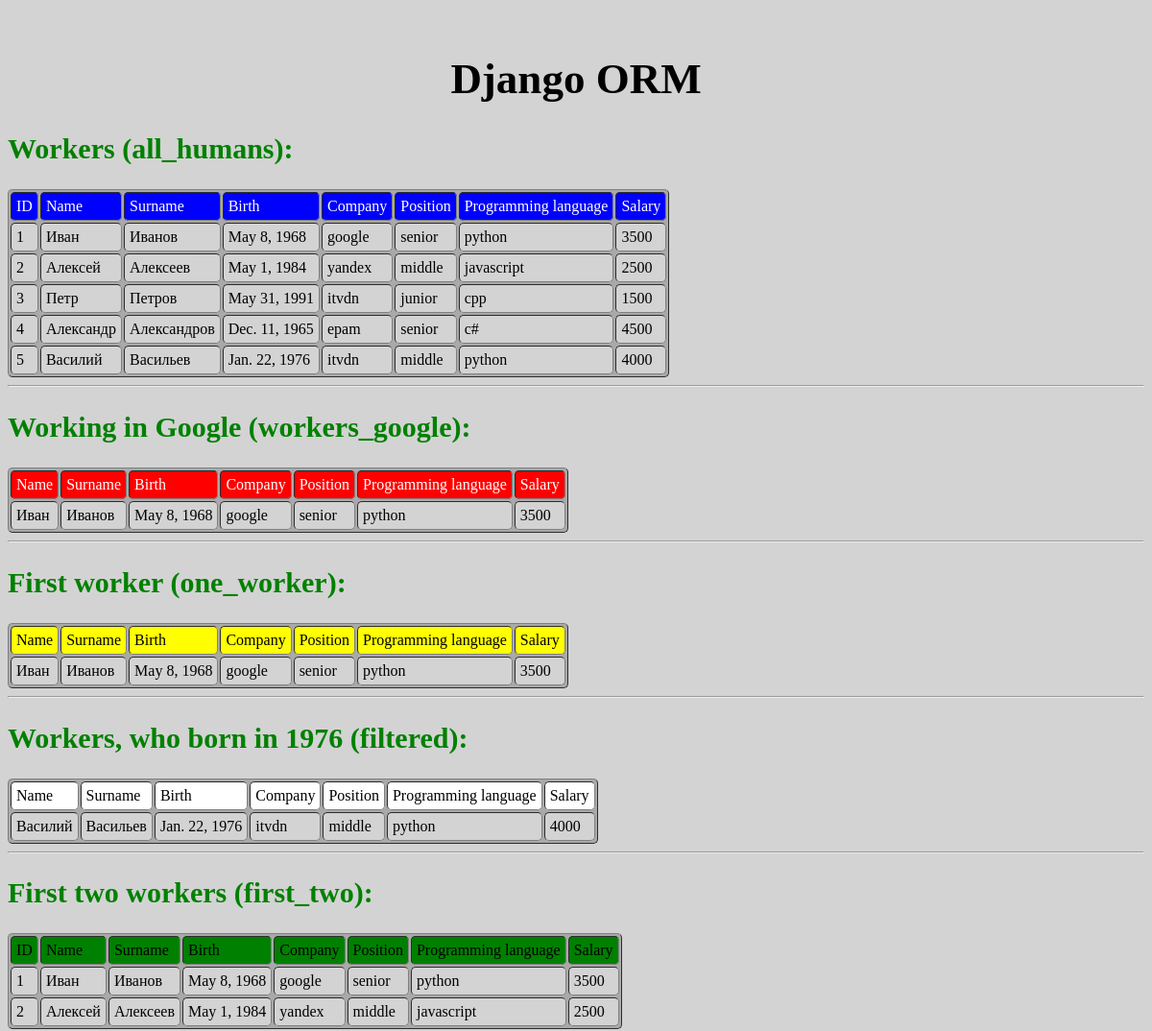
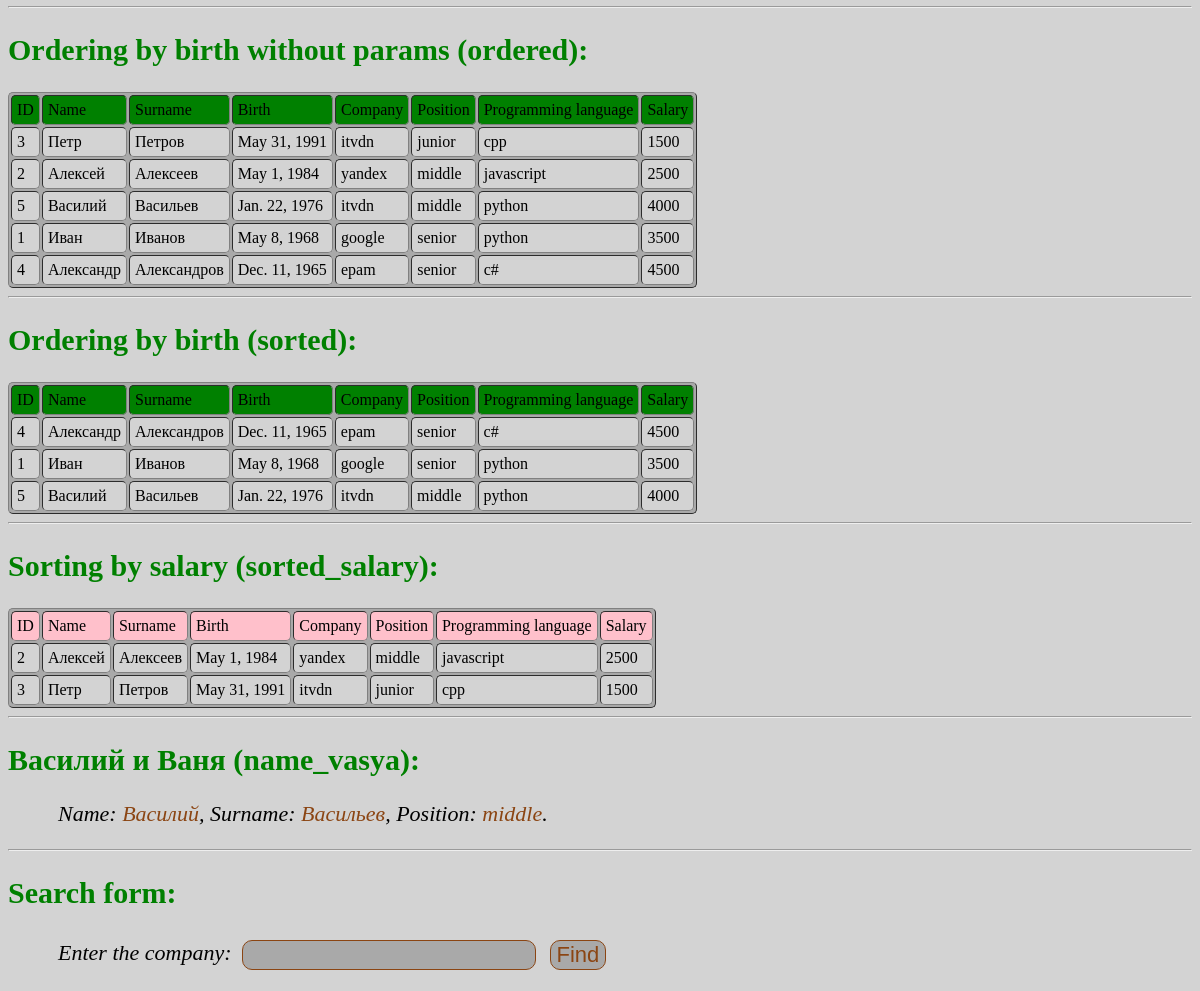
/lesson-sixth/, run on an earlier commit of the app's database (2 pictures, top to bottom).
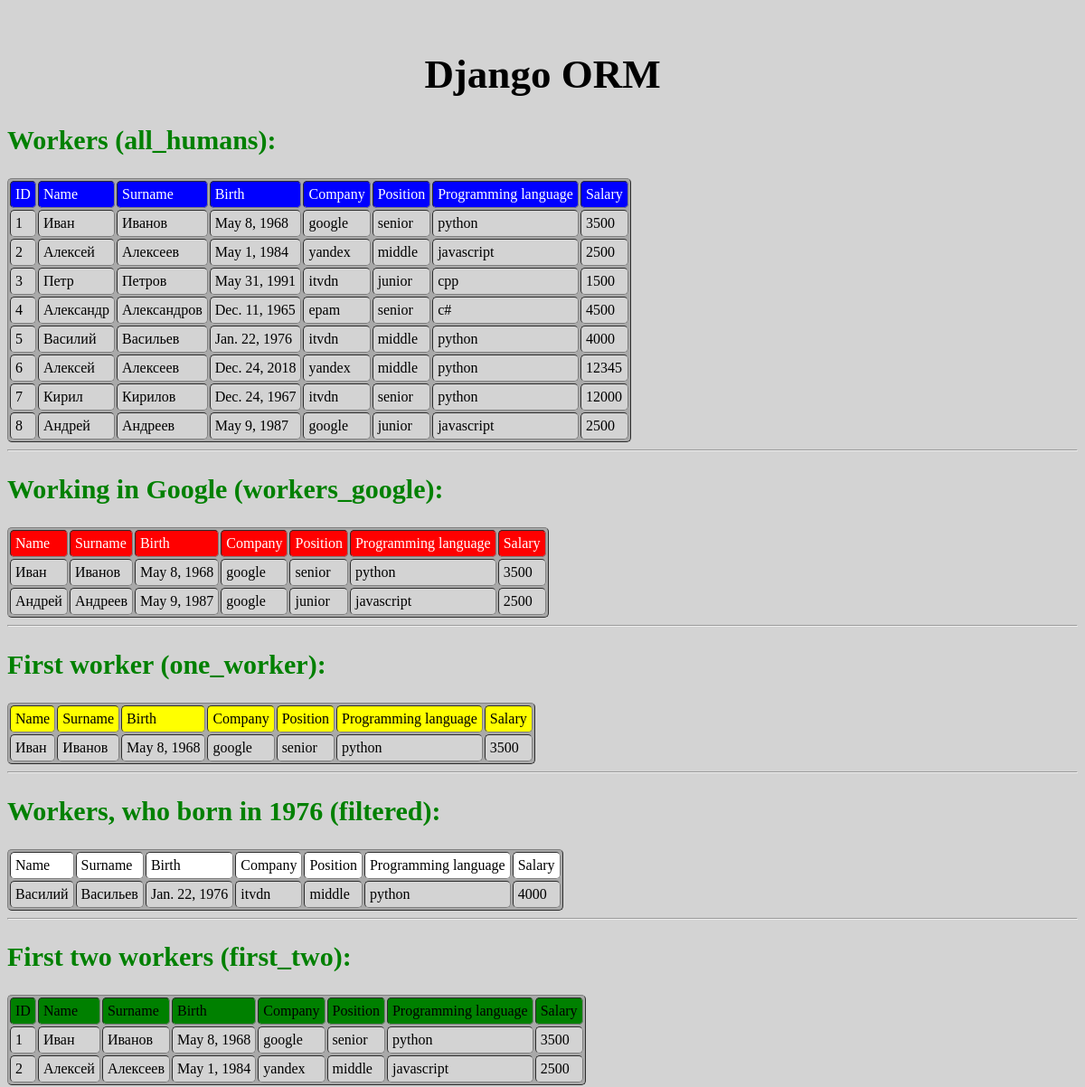
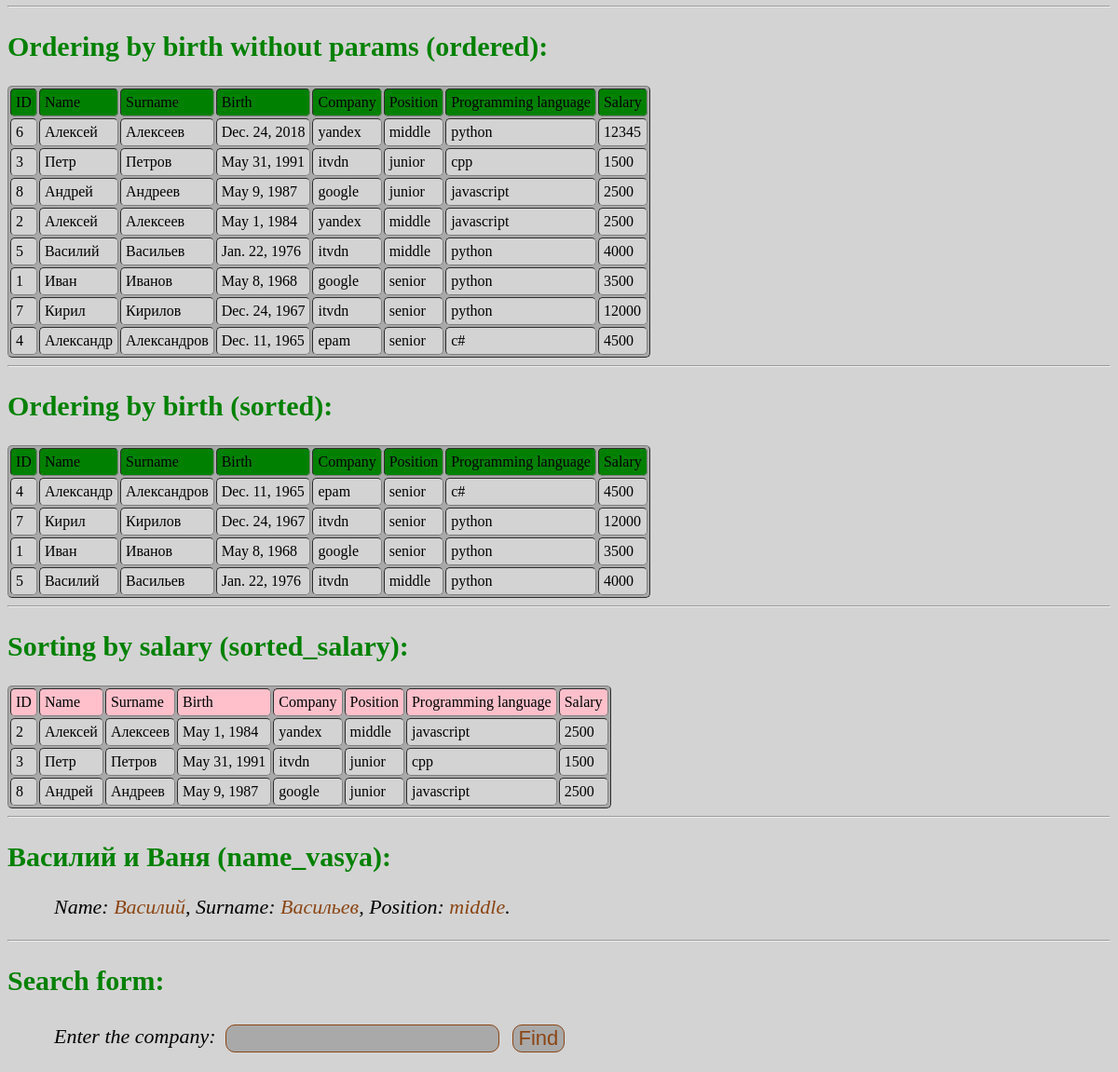
And on a later commit of the database (2 pictures, top to bottom).
### lesson_sixth_ORM/models.py (models this page shows, shortened)
class Human(models.Model):
    CHOICE_COMPANY  = (
        ('google', 'Google'),
        ('yandex', 'Yandex'),
        ('itvdn', 'Itvdn'),
        ('epam', 'Epam'),
    )
    POSITION_CHOICES = (
        ('senior', 'Senior'),
        ('middle', 'Middle'),
        ('junior', 'Junior'),
    )
    LANGUAGE_CHOICES = (
        ('python', 'Python'),
        ('javascript', 'Javascript'),
        ('c#', 'C#'),
        ('cpp', 'C++'),
    )
    name = models.CharField(max_length=50, verbose_name="Имя")
    surname = models.CharField(max_length=50, verbose_name="Фамилия")
    birth = models.DateField(auto_now_add=False, auto_now=False)
    company = models.CharField(max_length = 150, choices=CHOICE_COMPANY)
    position = models.CharField(max_length=15, choices=POSITION_CHOICES)
    language = models.CharField(max_length=10, choices= LANGUAGE_CHOICES, default='python')
    salary = models.IntegerField()

### lesson_sixth_ORM/views.py (the view, shortened to what this page needs)
# urls.py: path("", List.as_view(), name='list-view'),        # http://localhost:8000/lesson-sixth/
class List(TemplateView):
    template_name = 'lesson_sixth_ORM/index.html'
    def get(self, request):
        all_humans = Human.objects.all() # Все сотрудники
        the_first_two = Human.objects.all()[:2]
        workers_google  = Human.objects.filter(company='google')
        filtered = Human.objects.filter(birth__year=1976) # сотрудники 1976 года рождения
        one_worker  = Human.objects.all()[0]
        ordered = Human.objects.all().order_by('-birth')
        sorted = Human.objects.filter(birth__year__lte=1980).order_by('birth')
        sorted_salary  = Human.objects.filter(salary__gte=1000, salary__lte=3000)
        name_vasya  = Human.objects.all().filter(name__contains='В')
        ctx = {
            'all_humans': all_humans,
            'workers_google': workers_google,
            'one_worker': one_worker,
            'filtered': filtered,
            'first_two': the_first_two,
            'ordered': ordered,
            'sorted': sorted,
            'sorted_salary': sorted_salary,
            'name_vasya' : name_vasya
        }
        return render(request , self.template_name , ctx)

### lesson_sixth_ORM/templates/lesson_sixth_ORM/index.html (shortened to what this page needs)
﻿<!DOCTYPE html>
<html lang="en">
<head>
</head>
<body>
    <h1>Django ORM</h1>
    {% block content %}
        <h2>Workers (all_humans):</h2>
        <table border='1' cellpadding="5">
            <tr style='background:blue; color:white;'>
                <td>ID</td>
                <td>Name</td>
                <td>Surname</td>
                <td>Birth</td>
                <td>Company</td>
                <td>Position</td>
                <td>Programming language</td>
                <td>Salary</td>
               </tr>
            {% for human in all_humans %}
            <tr style="background-color:lightgrey">
                <td>{{human.id}}</td>
                <td>{{human.name}}</td>
                <td>{{human.surname}}</td>
                <td>{{human.birth}}</td>
                <td>{{human.company}}</td>
                <td>{{human.position}}</td>
                <td>{{human.language}}</td>
                <td>{{human.salary}}</td>
            </tr>
            {% endfor %}
        </table>
        <hr />
        <h2>Working in Google (workers_google):</h2>
        <table border='1' cellpadding="5">
            <tr style='background:red; color:white;'>
                <td>Name</td>
                <td>Surname</td>
                <td>Birth</td>
                <td>Company</td>
                <td>Position</td>
                <td>Programming language</td>
                <td>Salary</td>
               </tr>
            {% for human in workers_google %}
            <tr style="background-color:lightgrey">
                <td>{{human.name}}</td>
                <td>{{human.surname}}</td>
                <td>{{human.birth}}</td>
                <td>{{human.company}}</td>
                <td>{{human.position}}</td>
                <td>{{human.language}}</td>
                <td>{{human.salary}}</td>
            </tr>
            {% endfor %}
        </table>
        <hr />
        <h2>First worker (one_worker):</h2>
        <table border='1' cellpadding="5">
            <tr style='background:yellow; color:black;'>
                <td>Name</td>
                <td>Surname</td>
                <td>Birth</td>
                <td>Company</td>
                <td>Position</td>
                <td>Programming language</td>
                <td>Salary</td>
               </tr>
            <tr style="background-color:lightgrey">
                <td>{{one_worker.name}}</td>
                <td>{{one_worker.surname}}</td>
                <td>{{one_worker.birth}}</td>
                <td>{{one_worker.company}}</td>
                <td>{{one_worker.position}}</td>
                <td>{{one_worker.language}}</td>
                <td>{{one_worker.salary}}</td>
            </tr>
        </table>
        <hr />
        <h2>Workers, who born in 1976 (filtered):</h2>
        <table border='1' cellpadding="5">
            <tr style='background:white; color:black;'>
                <td>Name</td>
                <td>Surname</td>
                <td>Birth</td>
                <td>Company</td>
                <td>Position</td>
                <td>Programming language</td>
                <td>Salary</td>
               </tr>
        {% for elem in filtered %}
            <tr style="background-color:lightgrey">
                <td>{{elem.name}}</td>
                <td>{{elem.surname}}</td>
                <td>{{elem.birth}}</td>
                <td>{{elem.company}}</td>
                <td>{{elem.position}}</td>
                <td>{{elem.language}}</td>
                <td>{{elem.salary}}</td>
            </tr>
        {% endfor %}
        </table>
        <hr />
        <h2>First two workers (first_two):</h2>
        <table border='1' cellpadding="5">
            <tr style='background:green; color:black;'>
                <td>ID</td>
                <td>Name</td>
                <td>Surname</td>
                <td>Birth</td>
                <td>Company</td>
                <td>Position</td>
                <td>Programming language</td>
                <td>Salary</td>
               </tr>
        {% for elem in first_two %}
            <tr style="background-color:lightgrey">
                <td>{{elem.id}}</td>
                <td>{{elem.name}}</td>
                <td>{{elem.surname}}</td>
                <td>{{elem.birth}}</td>
                <td>{{elem.company}}</td>
                <td>{{elem.position}}</td>
                <td>{{elem.language}}</td>
                <td>{{elem.salary}}</td>
            </tr>
        {% endfor %}
        </table>
        <hr />
        <h2>Ordering by birth without params (ordered):</h2>
        <table border='1' cellpadding="5">
            <tr style='background:green; color:black;'>
                <td>ID</td>
                <td>Name</td>
                <td>Surname</td>
                <td>Birth</td>
                <td>Company</td>
                <td>Position</td>
                <td>Programming language</td>
                <td>Salary</td>
               </tr>
        {% for elem in ordered %}
            <tr style="background-color:lightgrey">
                <td>{{elem.id}}</td>
                <td>{{elem.name}}</td>
                <td>{{elem.surname}}</td>
                <td>{{elem.birth}}</td>
                <td>{{elem.company}}</td>
                <td>{{elem.position}}</td>
                <td>{{elem.language}}</td>
                <td>{{elem.salary}}</td>
            </tr>
        {% endfor %}
        </table>
        <hr />
        <h2>Ordering by birth (sorted):</h2>
        <table border='1' cellpadding="5">
            <tr style='background:green; color:black;'>
                <td>ID</td>
                <td>Name</td>
                <td>Surname</td>
                <td>Birth</td>
                <td>Company</td>
                <td>Position</td>
                <td>Programming language</td>
                <td>Salary</td>
               </tr>
        {% for elem in sorted %}
            <tr style="background-color:lightgrey">
                <td>{{elem.id}}</td>
                <td>{{elem.name}}</td>
                <td>{{elem.surname}}</td>
                <td>{{elem.birth}}</td>
                <td>{{elem.company}}</td>
                <td>{{elem.position}}</td>
                <td>{{elem.language}}</td>
                <td>{{elem.salary}}</td>
            </tr>
        {% endfor %}
        </table>
        <hr />
        <h2>Sorting by salary (sorted_salary):</h2>
        <table border='1' cellpadding="5">
            <tr style='background:pink; color:black;'>
                <td>ID</td>
                <td>Name</td>
                <td>Surname</td>
                <td>Birth</td>
                <td>Company</td>
                <td>Position</td>
                <td>Programming language</td>
                <td>Salary</td>
               </tr>
        {% for elem in sorted_salary %}
            <tr style="background-color:lightgrey">
                <td>{{elem.id}}</td>
                <td>{{elem.name}}</td>
                <td>{{elem.surname}}</td>
                <td>{{elem.birth}}</td>
                <td>{{elem.company}}</td>
                <td>{{elem.position}}</td>
                <td>{{elem.language}}</td>
                <td>{{elem.salary}}</td>
            </tr>
        {% endfor %}
        </table>
        <hr />
        <h2>Василий и Ваня (name_vasya):</h2>
        {% for elem in name_vasya%}
            <p>Name: <span>{{elem.name}}</span>, Surname: <span>{{elem.surname}}</span>, Position: <span>{{elem.position}}</span>.</p>
        {% endfor %}
        <hr>
        <h2>Search form:</h2>
        <form action="" method='post'>
            <label>Enter the company:</label>
            <input name='search' type="text">
            <button type="submit">Find</button>
        </form>
    {% endblock %}
</body>
</html>

### lesson_sixth_ORM/templates/lesson_sixth_ORM/index.html (style rules this page uses)
body { background-color:lightgray; }
h1 { font-size:45px; text-align:center; }
h2 { font-size:30px; color:green; }
input, button { border:1px solid saddlebrown; border-radius:10px; background-color:darkgrey; font-size:22px; color:saddlebrown; margin:5px; }
label { margin:5px; margin-left:50px; font-size:22px; font-style:italic; float:left; }
table, td { border-radius:5px; }
table { background-color:darkgrey; }
span { color:saddlebrown; }
p { margin-left:50px; font-size:22px; font-style:italic; }

What changed in the data, as far as the page shows it:
added Human: id "6", name "Алексей", surname "Алексеев", birth "Dec. 24, 2018", company "yandex", position "middle", language "python", salary "12345"
added Human: id "7", name "Кирил", surname "Кирилов", birth "Dec. 24, 1967", company "itvdn", position "senior", language "python", salary "12000"
added Human: id "8", name "Андрей", surname "Андреев", birth "May 9, 1987", company "google", position "junior", language "javascript", salary "2500"
